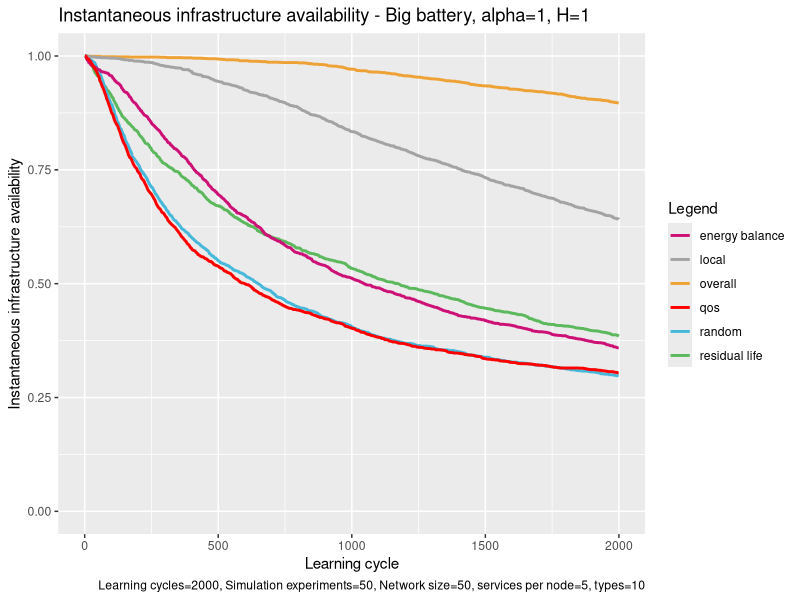

Write the R code that produced this figure.
# execute all lines: ctrl + shift + enter

library(ggplot2)

# set working directory here
setwd(dirname(rstudioapi::getSourceEditorContext()$path))

overall <- read.table("exp_assembly_overall_energy_template.txt", 
                      header = F,
                      sep = " ",
                      col.names= c("overallx", "overally")
)

random <- read.table("exp_assembly_random.txt", 
                     header = F,
                     sep = " ",
                     col.names= c("randomx", "randomy")
)

res <- read.table("exp_assembly_residual_life_template.txt", 
                  header = F,
                  sep = " ",
                  col.names= c("resx","resy")
)

local <- read.table("exp_assembly_local_energy_template.txt", 
                    header = F,
                    sep = " ",
                    col.names= c("locx","locy")
)

learning <- read.table("exp_assembly_energyAware.txt", 
                          header = F,
                          sep = " ",
                          col.names= c("enx","eny")
)

qos <- read.table("exp_assembly_QoS.txt", 
                       header = F,
                       sep = " ",
                       col.names= c("qosx","qosy")
)


overall_x <- overall$overallx
overall_y <- overall$overally

random_y <- random$randomy
res_y <- res$resy
local_y <- local$locy
energyAware_y <- learning$eny
qos_y <- qos$qosy

head(overall)

colors <- c("overall" = "#EEA236", "residual life" = "#5CB85C", "random" = "#46B8DA", "local"="gray64", "energy balance"="deeppink3", "qos"="#FF0000")

ggplot(data=local, aes(x=overall_x, col = group)) + 
  
  geom_line(aes(y = overall_y, color = "overall"), size = 1) +
  geom_line(aes(y = res_y, color = "residual life"), size = 1) +
  geom_line(aes(y = random_y, color = "random"), size = 1) +
  geom_line(aes(y = local_y, color = "local"), size = 1) +
  geom_line(aes(y = energyAware_y, color = "energy balance"), size = 1) +
  geom_line(aes(y = qos_y, color = "qos"), size = 1)  +
  ylim(0, 1.0) +
  
  labs(x = "Learning cycle",
       y = "Instantaneous infrastructure availability",
       color = "Legend",
       title = "Instantaneous infrastructure availability - Big battery, alpha=1, H=1", 
       caption = "Learning cycles=2000, Simulation experiments=50, Network size=50, services per node=5, types=10") +
  
  scale_color_manual(values = colors)
